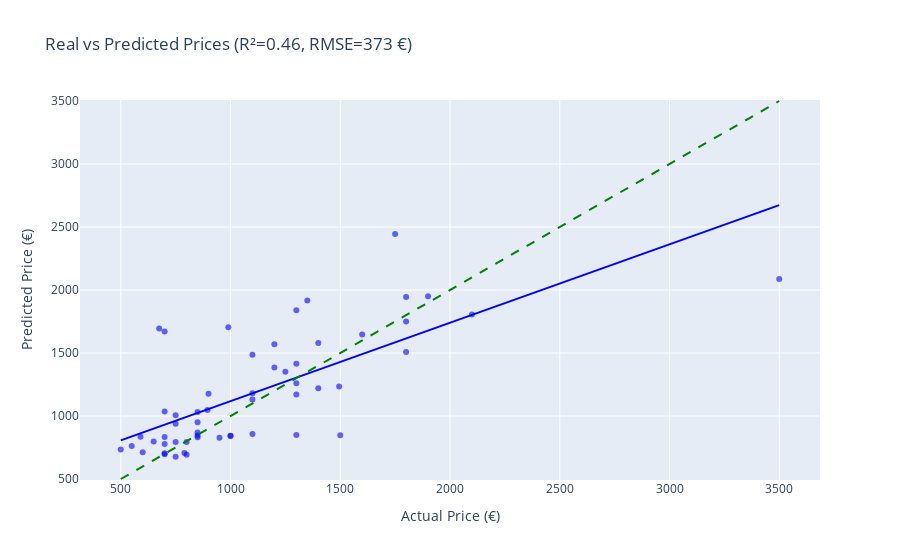

The notebook cell this image was saved under:
### Code cell
import plotly.express as px
import pandas as pd
import numpy as np
import os
from sklearn.metrics import mean_squared_error, r2_score

# Ya tienes y_pred e y_test del modelo
resultados = pd.DataFrame({
    'Actual Price': y_test.values,
    'Predicted Price': y_pred
})

# Métricas rápidas para el título
r2 = r2_score(y_test, y_pred)
rmse = mean_squared_error(y_test, y_pred, squared=False)

fig = px.scatter(
    resultados,
    x='Actual Price',
    y='Predicted Price',
    title=f'Real vs Predicted Prices (R²={r2:.2f}, RMSE={rmse:.0f} €)',
    labels={'Actual Price': 'Actual Price (€)', 'Predicted Price': 'Predicted Price (€)'},
    trendline="ols",
    opacity=0.6
)

fig.update_traces(marker=dict(color='blue'))
fig.add_shape(
    type='line',
    x0=resultados['Actual Price'].min(),
    y0=resultados['Actual Price'].min(),
    x1=resultados['Actual Price'].max(),
    y1=resultados['Actual Price'].max(),
    line=dict(color='green', dash='dash'),
    name='Ideal Fit'
)
fig.show()

### Figure 1 — Plotly figure (JSON) as saved in the notebook; plotly's stock layout.template omitted (floating-point values rounded to 4 significant figures)
{"data": [{"hovertemplate": "Actual Price (€)=%{x}<br>Predicted Price (€)=%{y}<extra></extra>", "legendgroup": "", "marker": {"color": "blue", "opacity": 0.6, "symbol": "circle"}, "mode": "markers", "name": "", "orientation": "v", "showlegend": false, "type": "scatter", "x": [1300, 1000, 990, 850, 1250, 790, 675, 3500, 750, 1800, 850, 800, 1800, 1900, 700, 750, 590, 1350, 1495, 1300, 750, 700, 1200, 700, 550, 1300, 895, 1500, 850, 1300, 900, 1300, 850, 1000, 600, 950, 700, 1200, 850, 1100, 1600, 2100, 1100, 1400, 700, 500, 1750, 800, 1100, 750, 1400, 1100, 1800, 650, 700], "xaxis": "x", "y": [1260.0, 842.2, 1705.0, 846.2, 1352.0, 706.1, 1694.0, 2087, 938.6, 1751.0, 1032.0, 793.8, 1508.0, 1950.0, 778.6, 1006.0, 835.5, 1916.0, 1234.0, 1414.0, 675.9, 833.5, 1384.0, 697.3, 761.4, 1840.0, 1047.0, 847.8, 950.4, 848.5, 1177.0, 1170.0, 868.9, 843.8, 711.5, 827.1, 704.4, 1569.0, 830.7, 1486.0, 1647.0, 1805, 1130, 1580.0, 1671.0, 733.5, 2445.0, 692.5, 856.5, 793.8, 1221.0, 1180.0, 1944, 797.1, 1036.0], "yaxis": "y"}, {"hovertemplate": "<b>OLS trendline</b><br>Predicted Price = 0.622391 * Actual Price + 495.257<br>R<sup>2</sup>=0.506133<br><br>Actual Price (€)=%{x}<br>Predicted Price (€)=%{y} <b>(trend)</b><extra></extra>", "legendgroup": "", "marker": {"color": "blue", "symbol": "circle"}, "mode": "lines", "name": "", "showlegend": false, "type": "scatter", "x": [500, 550, 590, 600, 650, 675, 700, 700, 700, 700, 700, 700, 750, 750, 750, 750, 790, 800, 800, 850, 850, 850, 850, 850, 895, 900, 950, 990, 1000, 1000, 1100, 1100, 1100, 1100, 1200, 1200, 1250, 1300, 1300, 1300, 1300, 1300, 1350, 1400, 1400, 1495, 1500, 1600, 1750, 1800, 1800, 1800, 1900, 2100, 3500], "xaxis": "x", "y": [806.5, 837.6, 862.5, 868.7, 899.8, 915.4, 930.9, 930.9, 930.9, 930.9, 930.9, 930.9, 962.1, 962.1, 962.1, 962.1, 986.9, 993.2, 993.2, 1024.0, 1024.0, 1024.0, 1024.0, 1024.0, 1052.0, 1055.0, 1087.0, 1111.0, 1118.0, 1118.0, 1180.0, 1180.0, 1180.0, 1180.0, 1242.0, 1242.0, 1273.0, 1304.0, 1304.0, 1304.0, 1304.0, 1304.0, 1335.0, 1367.0, 1367.0, 1426.0, 1429.0, 1491.0, 1584.0, 1616.0, 1616.0, 1616.0, 1678.0, 1802.0, 2674.0], "yaxis": "y"}], "layout": {"legend": {"tracegroupgap": 0}, "shapes": [{"line": {"color": "green", "dash": "dash"}, "name": "Ideal Fit", "type": "line", "x0": 500, "x1": 3500, "y0": 500, "y1": 3500}], "title": {"text": "Real vs Predicted Prices (R²=0.46, RMSE=373 €)"}, "xaxis": {"anchor": "y", "domain": [0, 1], "title": {"text": "Actual Price (€)"}}, "yaxis": {"anchor": "x", "domain": [0, 1], "title": {"text": "Predicted Price (€)"}}}}
